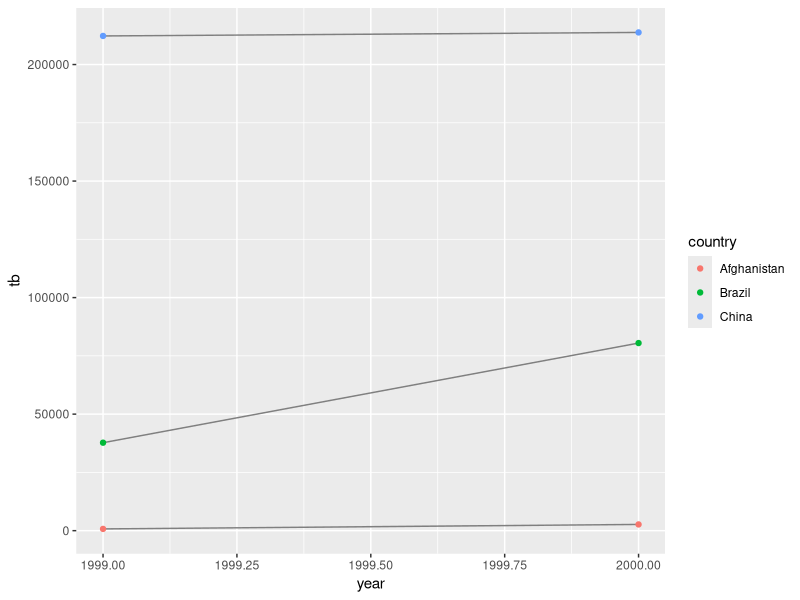

This chart was generated by the following R code: (Note: this script raises an error after producing the figure.)
## ---- chunk 1
library(tidyverse)
## ---- chunk 2
tb <- table2 %>% filter(type == "cases") %>% select(country, year, tb = count)
pop <- table2 %>% filter(type == "population")  %>% select(pop = count)
rate <- tb$tb / pop$pop * 10^4
cbind(tb, pop, rate)
## ---- chunk 3
tb <- c(table4a$`1999`, table4a$`2000`)
pop <- c(table4b$`1999`, table4b$`2000`)
rate <- tb / pop * 10^4
cbind(table4a$country, tb, pop, rate)
## ---- chunk 4
tb <- table2 %>% filter(type == "cases") %>% select(country, year, tb = count)
pop <- table2 %>% filter(type == "population")  %>% select(pop = count)
rate <- tb$tb / pop$pop * 10^4
cbind(tb, pop, rate) %>%
  ggplot(aes(x = year, y = tb)) +
  geom_line(aes(group = country), color = "grey50") +
  geom_point(aes(color = country))
## ---- chunk 5
    stocks <- tibble(
      year   = c(2015, 2015, 2016, 2016),
      half  = c(   1,    2,     1,    2),
      return = c(1.88, 0.59, 0.92, 0.17)
    )
    stocks %>% 
      spread(year, return) %>% 
      gather("year", "return", `2015`:`2016`)
## ---- chunk 6
stocks %>% 
  spread(year, return) %>% 
  gather("year", "return", `2015`:`2016`, convert = TRUE)
## ---- chunk 7
    table4a %>% 
      gather(1999, 2000, key = "year", value = "cases")
## ---- chunk 8
table4a %>%
  gather(2, 3, key = "year", value = "cases")
## ---- chunk 9
    people <- tribble(
      ~name,             ~key,    ~value,
      #-----------------|--------|------
      "Phillip Woods",   "age",       45,
      "Phillip Woods",   "height",   186,
      "Phillip Woods",   "age",       50,
      "Jessica Cordero", "age",       37,
      "Jessica Cordero", "height",   156
    )
## ---- chunk 10
people %>%
  spread(key, value)
## ---- chunk 11
    preg <- tribble(
      ~pregnant, ~male, ~female,
      "yes",     NA,    10,
      "no",      20,    12
    )
## ---- chunk 12
preg %>%
  gather(key = "gender", value = "count", male, female)
## ---- chunk 13
tibble(x = c("a,b,c", "d,e,f,g", "h,i,j"))
tibble(x = c("a,b,c", "d,e,f,g", "h,i,j")) %>% 
  separate(x, c("one", "two", "three"))
tibble(x = c("a,b,c", "d,e,f,g", "h,i,j")) %>% 
  separate(x, c("one", "two", "three"), extra = "drop")
tibble(x = c("a,b,c", "d,e,f,g", "h,i,j")) %>% 
  separate(x, c("one", "two", "three"), extra = "merge")
## ---- chunk 14
tibble(x = c("a,b,c", "d,e", "f,g,i"))
tibble(x = c("a,b,c", "d,e", "f,g,i")) %>% 
  separate(x, c("one", "two", "three"))
tibble(x = c("a,b,c", "d,e", "f,g,i")) %>% 
  separate(x, c("one", "two", "three"), fill = "right")
tibble(x = c("a,b,c", "d,e", "f,g,i")) %>% 
  separate(x, c("one", "two", "three"), fill = "left")
## ---- chunk 15
treatment <- tribble(
  ~ person,           ~ treatment, ~response,
  "Derrick Whitmore", 1,           7,
  NA,                 2,           10,
  NA,                 3,           9,
  "Katherine Burke",  1,           4
)
treatment %>% 
  fill(person, .direction = "down")
treatment %>% 
  fill(person, .direction = "up")
treatment %>% 
  fill(person, .direction = "downup")
treatment %>% 
  fill(person, .direction = "updown")
## ---- chunk 16
tidywho <- who %>%
  gather(key, value, new_sp_m014:newrel_f65, na.rm = TRUE) %>% 
  mutate(key = stringr::str_replace(key, "newrel", "new_rel")) %>%
  separate(key, c("new", "var", "sexage")) %>% 
  select(-new, -iso2, -iso3) %>% 
  separate(sexage, c("sex", "age"), sep = 1)
## ---- chunk 17
length(who$new_sp_f014)
sum(is.na(who$new_sp_m014))
sum(who$new_sp_m014  == 0, na.rm = TRUE)
## ---- chunk 18
tidywho_na <- who %>%
  gather(key, value, new_sp_m014:newrel_f65, na.rm = FALSE) %>% 
  mutate(key = stringr::str_replace(key, "newrel", "new_rel")) %>%
  separate(key, c("new", "var", "sexage")) %>% 
  select(-new, -iso2, -iso3) %>% 
  separate(sexage, c("sex", "age"), sep = 1)
## ---- chunk 19
 who %>%
  gather(key, value, new_sp_m014:newrel_f65, na.rm = TRUE) %>% 
  separate(key, c("new", "var", "sexage")) %>%
  tail
## ---- chunk 20
who %>%
  group_by(country) %>%
  summarize(n_iso2 = n_distinct(iso2),
            n_iso3 = n_distinct(iso3)) %>%
  {stopifnot(.$n_iso2 == 1, .$n_iso3 == 1)}
# Note: need to surround last expression in {} because this prevents . from
# being passed as the first argument to stopifnot(), which obviously causes a
# failure since a tibble does not evaluate to TRUE
# https://stackoverflow.com/a/42386886/2483477
## ---- chunk 21
tidywho %>%
  group_by(country, year, sex) %>%
  summarize(total_cases = sum(value)) %>%
  ggplot(aes(x = year, y = total_cases)) +
  geom_point(aes(color = country)) +
  geom_smooth() +
  facet_wrap(~sex) +
  theme(legend.position = "none")
